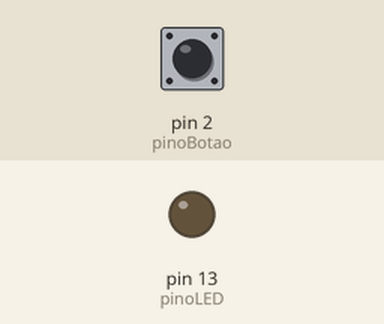
Simulated run of this sketch. Board: Arduino Uno, built with avr-gcc and run on an emulated ATmega328P. Shown: output pins drawn as LEDs (lit = HIGH). Inputs (shaded band) come from the test bench; at power-on: pin 2 (pinoBotao) LOW.

Above: at 1.2 s.
1.3 s: pin 2 (pinoBotao) pulled HIGH for 0.15 s
At 1.37 s:
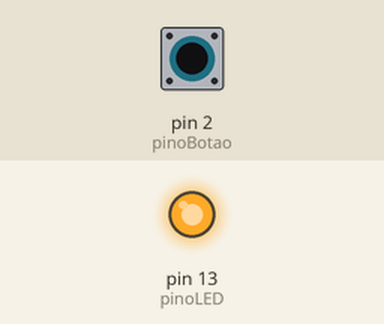
2.9 s: pin 2 (pinoBotao) pulled HIGH for 3.2 s
At 6.6 s:
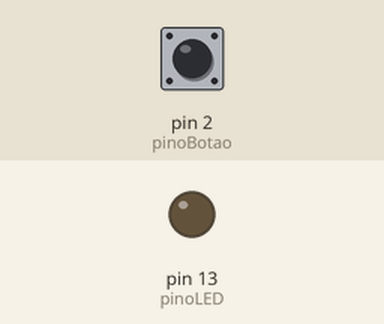
Timing chart, 0 to 8.1 s (numbered marks = the images above; inputs shaded):
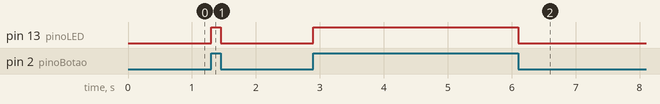

Measured:
- after the input at 1.3 s, pin 13 (pinoLED): LOW → HIGH at once, → LOW 0.15 s later
- after the input at 2.9 s, pin 13 (pinoLED): LOW → HIGH at once, → LOW 3.2 s later

The sketch:

botao.ino
```cpp
/*
  Botao

 Liga e desliga um diodo emissor de luz(LED) conectado ao pino
 digital 13, quando se pressiona um botão ligado ao pino 2.


 O circuito:
 * LED conectado do pino 13 para o terra
 * Chave tactil conectada do pino 2 para +5V
 * Resistor de 10K conectado do pino 2 para o terra

 * Nota: na maioria dos Arduinos já existe um LED na placa
 ligado ao pino 13.


 criado 2005
 por DojoDave <http://www.0j0.org>
 modificado 12 Agosto 2015
 por Ricardo Alcântara

 Este código de exemplo está em domínio público.

 http://www.arduino.cc/en/Tutorial/Button
 */

// constantes não mudam. Eles são usadas aqui para
// setar o número dos pinos:
const int pinoBotao = 2;    // o número do pino da chave tactil
const int pinoLED = 13;     // o número do pino do LED

// variáveis vão mudar:
int estadoBotao = 0;        // variável para ler o estado do botão

void setup() {
  // inicializa o pino do LED como uma saída:
  pinMode(pinoLED, OUTPUT);
  // inicializa o pino do botão como uma entrada:
  pinMode(pinoBotao, INPUT);
}

void loop() {
  // lê o estado do botão:
  estadoBotao = digitalRead(pinoBotao);

  // checa se o botão está pressionado.
  // se está, o estadoBotao está em nível alto (HIGH):
  if (estadoBotao == HIGH) {
    // liga o LED:
    digitalWrite(pinoLED, HIGH);
  }
  else {
    // desliga o LED:
    digitalWrite(pinoLED, LOW);
  }
}
```
